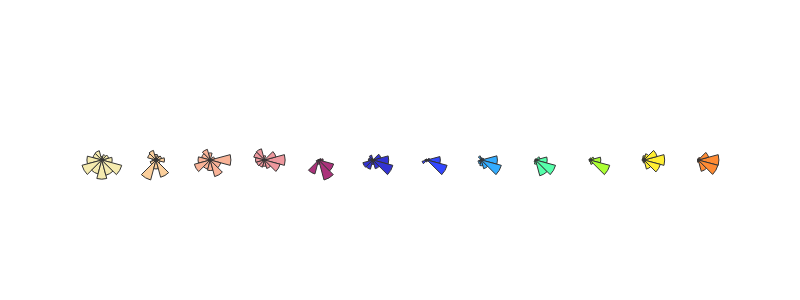

Notebook source saved alongside this figure:
### Markdown cell above
# Subplot all ROIs by subject

### Code cell
rows, cols = 1, 12
fig_height, fig_width = 300, 800
specs = [[{'type': 'polar'}] * cols]

num_slices = 12

for i, subject in enumerate(subjects):
    fig = make_subplots(rows=rows, cols=cols, print_grid=False, specs=specs)

    for j, roi in enumerate(rois):

        df = data.loc[(data.subject == subject) & (data.rois==roi)]
        # df = df.sort_values('prf_rsq_loo', ascending=False)
        # df = df.head(250)
        
        df.prf_angle = np.degrees(df.prf_angle)
        df.prf_angle = np.mod(df.prf_angle, 360)

        # Parts of polar angles and number of voxels in each part
        theta_slices = np.linspace(0, 360, num_slices+1, endpoint=True)
        voxels_counts, _ = np.histogram(df.prf_angle, bins=theta_slices)

        # barpolar
        fig.add_trace(go.Barpolar(r=voxels_counts, theta=theta_slices, width=30, 
                                  marker_color=roi_colors[j], marker_line_color='black', 
                                  marker_line_width=1, opacity=0.8), row=1, col=j+1)

    # Define parameters    
    fig.update_polars(angularaxis=dict(visible=False), radialaxis=dict(visible=False))
    fig.update_layout(height=fig_height, width=fig_width, showlegend=False, template='simple_white')

    fig.show()
    # fig.write_image('/home/mchevillard/disks/meso_S/figures/{}_subplot_polar.pdf'.format(subject))

### Figure 1 — Plotly figure (JSON) as saved in the notebook; plotly's stock layout.template omitted (floating-point values rounded to 4 significant figures)
{"data": [{"marker": {"color": "rgb(243, 231, 155)", "line": {"color": "black", "width": 1}}, "opacity": 0.8, "r": [273, 184, 144, 92, 253, 243, 391, 538, 380, 504, 415, 544], "subplot": "polar", "theta": [0, 30, 60, 90, 120, 150, 180, 210, 240, 270, 300, 330, 360], "type": "barpolar", "width": 30}, {"marker": {"color": "rgb(250, 196, 132)", "line": {"color": "black", "width": 1}}, "opacity": 0.8, "r": [362, 247, 190, 235, 424, 370, 165, 260, 884, 382, 763, 180], "subplot": "polar2", "theta": [0, 30, 60, 90, 120, 150, 180, 210, 240, 270, 300, 330, 360], "type": "barpolar", "width": 30}, {"marker": {"color": "rgb(248, 160, 126)", "line": {"color": "black", "width": 1}}, "opacity": 0.8, "r": [513, 113, 38, 176, 273, 223, 302, 407, 236, 262, 426, 268], "subplot": "polar3", "theta": [0, 30, 60, 90, 120, 150, 180, 210, 240, 270, 300, 330, 360], "type": "barpolar", "width": 30}, {"marker": {"color": "rgb(235, 127, 134)", "line": {"color": "black", "width": 1}}, "opacity": 0.8, "r": [799, 460, 38, 165, 447, 427, 344, 315, 286, 242, 337, 625], "subplot": "polar4", "theta": [0, 30, 60, 90, 120, 150, 180, 210, 240, 270, 300, 330, 360], "type": "barpolar", "width": 30}, {"marker": {"color": "rgb(150,0,90)", "line": {"color": "black", "width": 1}}, "opacity": 0.8, "r": [218, 113, 15, 28, 25, 28, 40, 126, 709, 207, 1015, 759], "subplot": "polar5", "theta": [0, 30, 60, 90, 120, 150, 180, 210, 240, 270, 300, 330, 360], "type": "barpolar", "width": 30}, {"marker": {"color": "rgb(0,0,200)", "line": {"color": "black", "width": 1}}, "opacity": 0.8, "r": [1147, 597, 84, 49, 371, 281, 329, 750, 693, 318, 653, 1500], "subplot": "polar6", "theta": [0, 30, 60, 90, 120, 150, 180, 210, 240, 270, 300, 330, 360], "type": "barpolar", "width": 30}, {"marker": {"color": "rgb(0,25,255)", "line": {"color": "black", "width": 1}}, "opacity": 0.8, "r": [452, 89, 10, 6, 43, 17, 75, 179, 68, 38, 42, 707], "subplot": "polar7", "theta": [0, 30, 60, 90, 120, 150, 180, 210, 240, 270, 300, 330, 360], "type": "barpolar", "width": 30}, {"marker": {"color": "rgb(0,152,255)", "line": {"color": "black", "width": 1}}, "opacity": 0.8, "r": [272, 45, 35, 38, 72, 22, 18, 59, 71, 97, 152, 350], "subplot": "polar8", "theta": [0, 30, 60, 90, 120, 150, 180, 210, 240, 270, 300, 330, 360], "type": "barpolar", "width": 30}, {"marker": {"color": "rgb(44,255,150)", "line": {"color": "black", "width": 1}}, "opacity": 0.8, "r": [557, 223, 68, 53, 19, 30, 22, 47, 102, 199, 784, 991], "subplot": "polar9", "theta": [0, 30, 60, 90, 120, 150, 180, 210, 240, 270, 300, 330, 360], "type": "barpolar", "width": 30}, {"marker": {"color": "rgb(151,255,0)", "line": {"color": "black", "width": 1}}, "opacity": 0.8, "r": [279, 110, 56, 25, 25, 23, 13, 14, 27, 36, 115, 524], "subplot": "polar10", "theta": [0, 30, 60, 90, 120, 150, 180, 210, 240, 270, 300, 330, 360], "type": "barpolar", "width": 30}, {"marker": {"color": "rgb(255,234,0)", "line": {"color": "black", "width": 1}}, "opacity": 0.8, "r": [517, 338, 161, 105, 65, 41, 51, 33, 48, 71, 235, 421], "subplot": "polar11", "theta": [0, 30, 60, 90, 120, 150, 180, 210, 240, 270, 300, 330, 360], "type": "barpolar", "width": 30}, {"marker": {"color": "rgb(255,111,0)", "line": {"color": "black", "width": 1}}, "opacity": 0.8, "r": [328, 170, 43, 18, 19, 6, 6, 10, 25, 36, 186, 323], "subplot": "polar12", "theta": [0, 30, 60, 90, 120, 150, 180, 210, 240, 270, 300, 330, 360], "type": "barpolar", "width": 30}], "layout": {"height": 300, "polar": {"angularaxis": {"type": "linear", "visible": false}, "domain": {"x": [0, 0.06806], "y": [0, 1]}, "radialaxis": {"autorange": true, "range": [0, 572.6], "type": "linear", "visible": false}}, "polar10": {"angularaxis": {"type": "linear", "visible": false}, "domain": {"x": [0.7625, 0.8306], "y": [0, 1]}, "radialaxis": {"autorange": true, "range": [0, 551.6], "type": "linear", "visible": false}}, "polar11": {"angularaxis": {"type": "linear", "visible": false}, "domain": {"x": [0.8472, 0.9153], "y": [0, 1]}, "radialaxis": {"autorange": true, "range": [0, 544.2], "type": "linear", "visible": false}}, "polar12": {"angularaxis": {"type": "linear", "visible": false}, "domain": {"x": [0.9319, 1.0], "y": [0, 1]}, "radialaxis": {"autorange": true, "range": [0, 345.3], "type": "linear", "visible": false}}, "polar2": {"angularaxis": {"type": "linear", "visible": false}, "domain": {"x": [0.08472, 0.1528], "y": [0, 1]}, "radialaxis": {"autorange": true, "range": [0, 930.5], "type": "linear", "visible": false}}, "polar3": {"angularaxis": {"type": "linear", "visible": false}, "domain": {"x": [0.1694, 0.2375], "y": [0, 1]}, "radialaxis": {"autorange": true, "range": [0, 540], "type": "linear", "visible": false}}, "polar4": {"angularaxis": {"type": "linear", "visible": false}, "domain": {"x": [0.2542, 0.3222], "y": [0, 1]}, "radialaxis": {"autorange": true, "range": [0, 841.1], "type": "linear", "visible": false}}, "polar5": {"angularaxis": {"type": "linear", "visible": false}, "domain": {"x": [0.3389, 0.4069], "y": [0, 1]}, "radialaxis": {"autorange": true, "range": [0, 1068.0], "type": "linear", "visible": false}}, "polar6": {"angularaxis": {"type": "linear", "visible": false}, "domain": {"x": [0.4236, 0.4917], "y": [0, 1]}, "radialaxis": {"autorange": true, "range": [0, 1579.0], "type": "linear", "visible": false}}, "polar7": {"angularaxis": {"type": "linear", "visible": false}, "domain": {"x": [0.5083, 0.5764], "y": [0, 1]}, "radialaxis": {"autorange": true, "range": [0, 744.2], "type": "linear", "visible": false}}, "polar8": {"angularaxis": {"type": "linear", "visible": false}, "domain": {"x": [0.5931, 0.6611], "y": [0, 1]}, "radialaxis": {"autorange": true, "range": [0, 368.4], "type": "linear", "visible": false}}, "polar9": {"angularaxis": {"type": "linear", "visible": false}, "domain": {"x": [0.6778, 0.7458], "y": [0, 1]}, "radialaxis": {"autorange": true, "range": [0, 1043.0], "type": "linear", "visible": false}}, "showlegend": false, "width": 800}}
